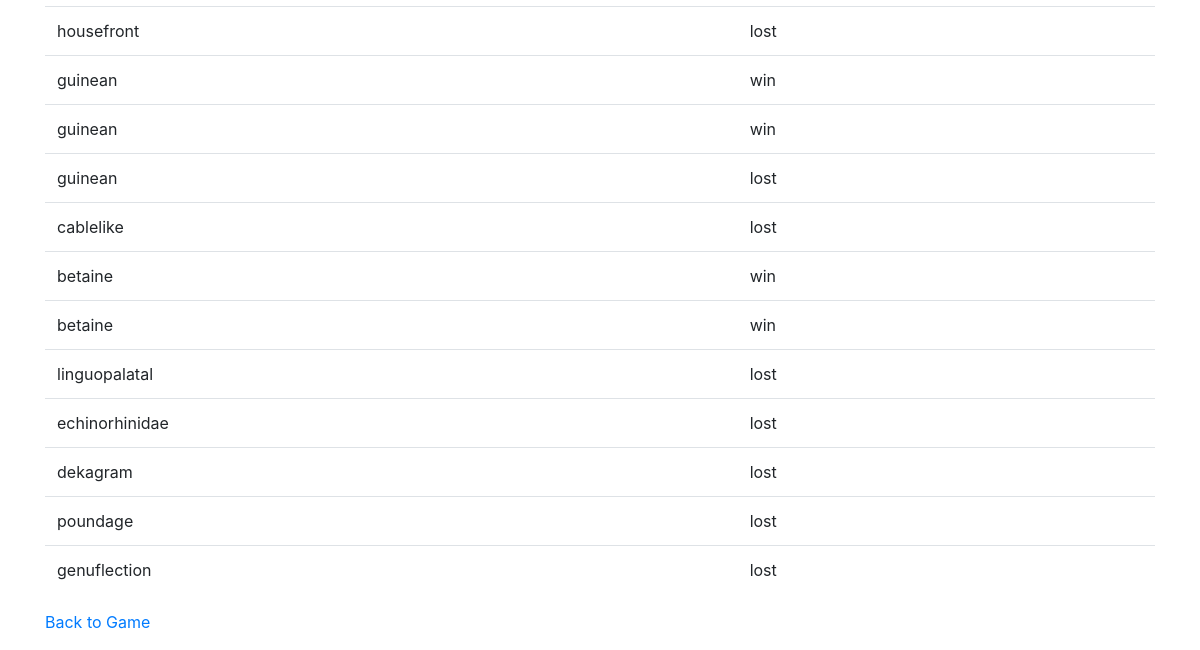
The app's page /results (lower part), older data.
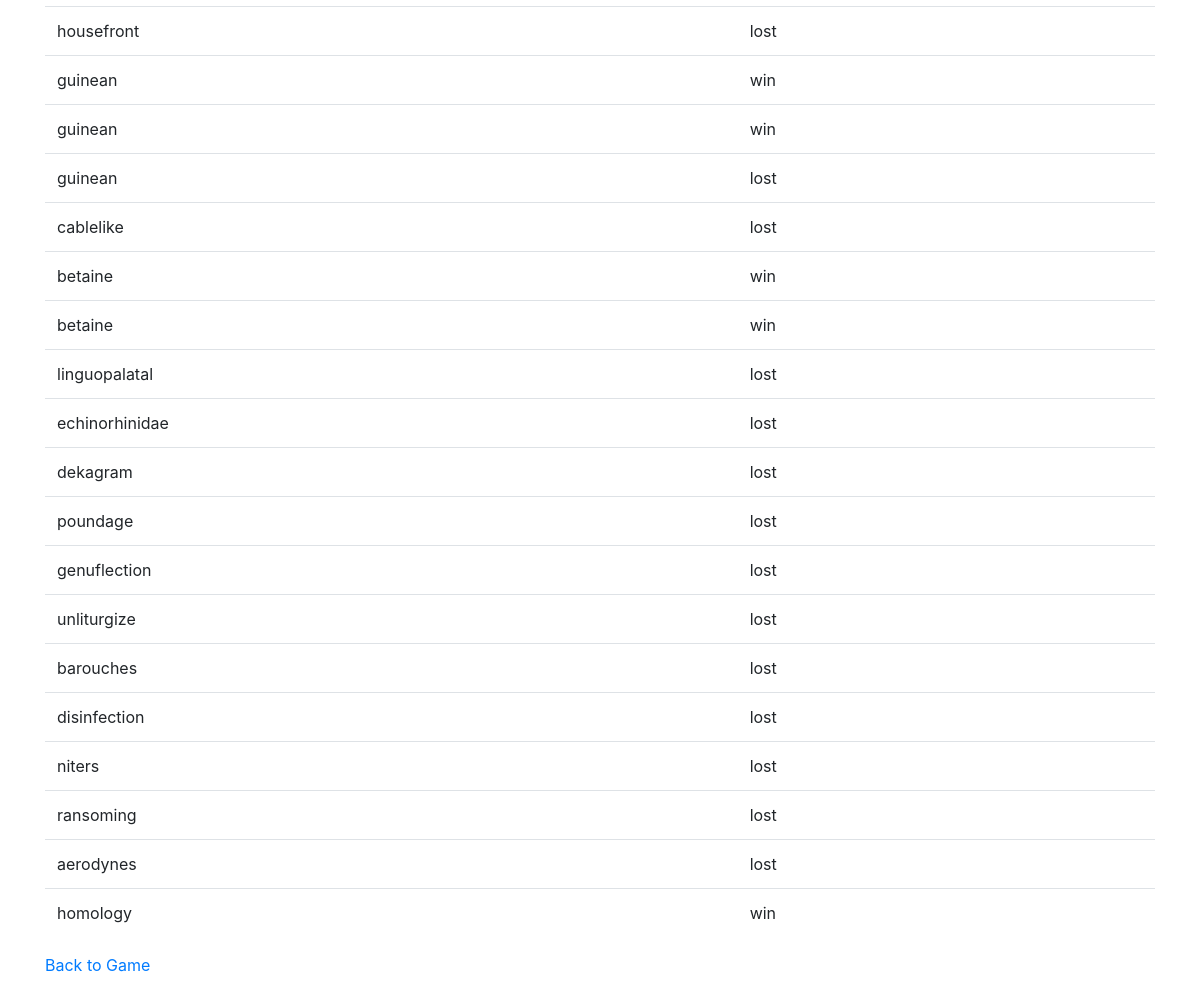
The same page, newer data.
### app/models/game_result.py (models this page shows)
class GameResult(db.Model):
    __tablename__ = "GameResult"
    id = db.Column(db.Integer, primary_key=True)
    word = db.Column(db.String(100), nullable=False)
    outcome = db.Column(db.String(10), nullable=False)
    total_wins = db.Column(db.Integer, default=0)
    total_losses = db.Column(db.Integer, default=0)
    player_id = db.Column(db.Integer, db.ForeignKey('Player.id'))
    player = relationship("Player", back_populates="game_results")

### app/routes/results.py (the view)
@app.route('/results', methods=['GET'])
def results():
    results = GameResult.query.all()
    return render_template('results.html', results=results)

### app/templates/results.html (shortened to what this page needs)
{% extends "base.html" %}
{% block content %}
    <div class="content-section">
        <table class="table">
            <tbody>
                {% for result in results %}
                    <tr>
                        <td>{{ result.word }}</td>
                        <td>{{ result.outcome }}</td>
                    </tr>
                {% endfor %}
            </tbody>
        </table>
        <p><a href="{{ url_for('game') }}">Back to Game</a></p>
    </div>
{% endblock %}

### app/templates/base.html (shortened to what this page needs)
<!DOCTYPE html>
<html lang="en">
<head>
    <link rel="stylesheet" href="https://stackpath.bootstrapcdn.com/bootstrap/4.1.3/css/bootstrap.min.css"
>
</head>
<body>
<div class="container">
    <br>
    {% block content %}
    {% endblock %}
</div>
</body>
</html>

Row changes from the older to the newer data that the page shows:
added GameResult: word "unliturgize", outcome "lost"
added GameResult: word "barouches", outcome "lost"
added GameResult: word "disinfection", outcome "lost"
added GameResult: word "niters", outcome "lost"
added GameResult: word "ransoming", outcome "lost"
added GameResult: word "aerodynes", outcome "lost"
added GameResult: word "homology", outcome "win"
